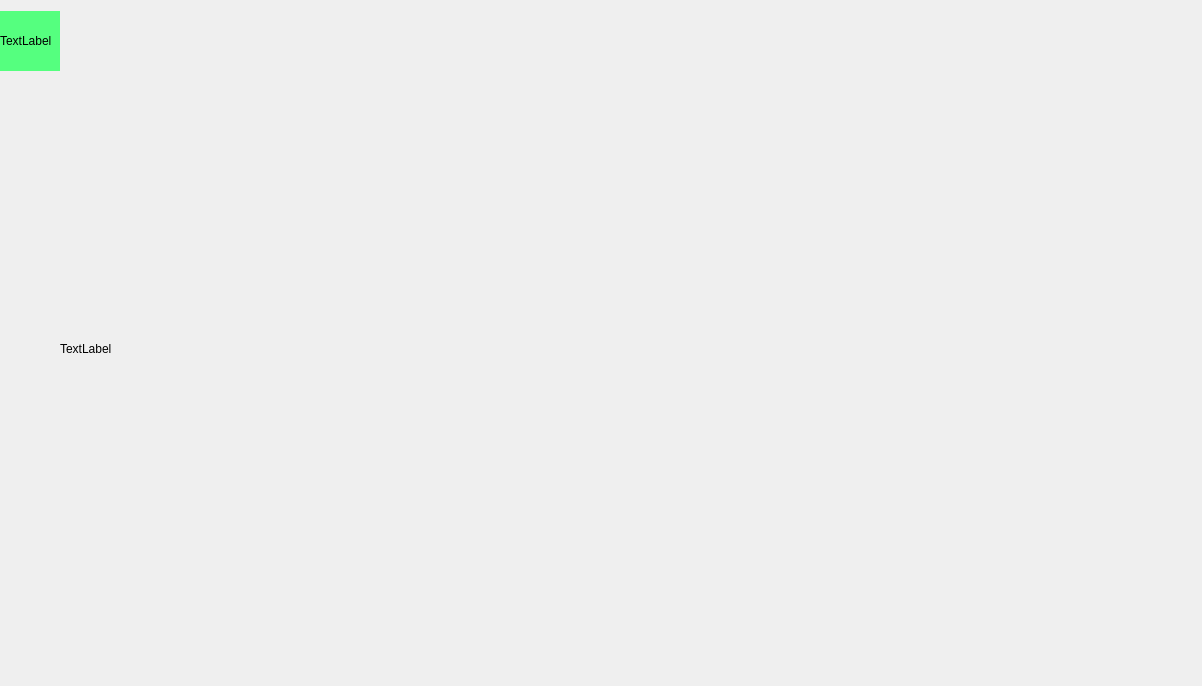
<?xml version="1.0" encoding="UTF-8"?>
<ui version="4.0">
 <class>Form</class>
 <widget class="QWidget" name="Form">
  <property name="geometry">
   <rect>
    <x>0</x>
    <y>0</y>
    <width>1202</width>
    <height>686</height>
   </rect>
  </property>
  <property name="windowTitle">
   <string>Form</string>
  </property>
  <layout class="QHBoxLayout" name="horizontalLayout">
   <property name="spacing">
    <number>0</number>
   </property>
   <property name="leftMargin">
    <number>0</number>
   </property>
   <property name="rightMargin">
    <number>0</number>
   </property>
   <property name="bottomMargin">
    <number>0</number>
   </property>
   <item>
    <widget class="QWidget" name="widget" native="true">
     <property name="sizePolicy">
      <sizepolicy hsizetype="Fixed" vsizetype="Expanding">
       <horstretch>0</horstretch>
       <verstretch>0</verstretch>
      </sizepolicy>
     </property>
     <layout class="QVBoxLayout" name="verticalLayout">
      <property name="spacing">
       <number>0</number>
      </property>
      <property name="leftMargin">
       <number>0</number>
      </property>
      <property name="topMargin">
       <number>0</number>
      </property>
      <property name="rightMargin">
       <number>0</number>
      </property>
      <property name="bottomMargin">
       <number>0</number>
      </property>
      <item>
       <widget class="QLabel" name="label_2">
        <property name="sizePolicy">
         <sizepolicy hsizetype="Expanding" vsizetype="Fixed">
          <horstretch>0</horstretch>
          <verstretch>0</verstretch>
         </sizepolicy>
        </property>
        <property name="minimumSize">
         <size>
          <width>60</width>
          <height>60</height>
         </size>
        </property>
        <property name="styleSheet">
         <string notr="true">background-color: rgb(85, 255, 127);</string>
        </property>
        <property name="text">
         <string>TextLabel</string>
        </property>
       </widget>
      </item>
      <item>
       <spacer name="verticalSpacer">
        <property name="orientation">
         <enum>Qt::Vertical</enum>
        </property>
        <property name="sizeHint" stdset="0">
         <size>
          <width>20</width>
          <height>40</height>
         </size>
        </property>
       </spacer>
      </item>
     </layout>
    </widget>
   </item>
   <item>
    <widget class="QWidget" name="widget_2" native="true">
     <layout class="QHBoxLayout" name="horizontalLayout_2">
      <property name="spacing">
       <number>0</number>
      </property>
      <property name="leftMargin">
       <number>0</number>
      </property>
      <property name="topMargin">
       <number>0</number>
      </property>
      <property name="rightMargin">
       <number>0</number>
      </property>
      <property name="bottomMargin">
       <number>0</number>
      </property>
      <item>
       <widget class="QLabel" name="label">
        <property name="sizePolicy">
         <sizepolicy hsizetype="Expanding" vsizetype="Expanding">
          <horstretch>0</horstretch>
          <verstretch>0</verstretch>
         </sizepolicy>
        </property>
        <property name="text">
         <string>TextLabel</string>
        </property>
       </widget>
      </item>
      <item>
       <spacer name="horizontalSpacer">
        <property name="orientation">
         <enum>Qt::Horizontal</enum>
        </property>
        <property name="sizeType">
         <enum>QSizePolicy::Fixed</enum>
        </property>
        <property name="sizeHint" stdset="0">
         <size>
          <width>0</width>
          <height>20</height>
         </size>
        </property>
       </spacer>
      </item>
     </layout>
    </widget>
   </item>
  </layout>
 </widget>
 <resources/>
 <connections/>
</ui>
